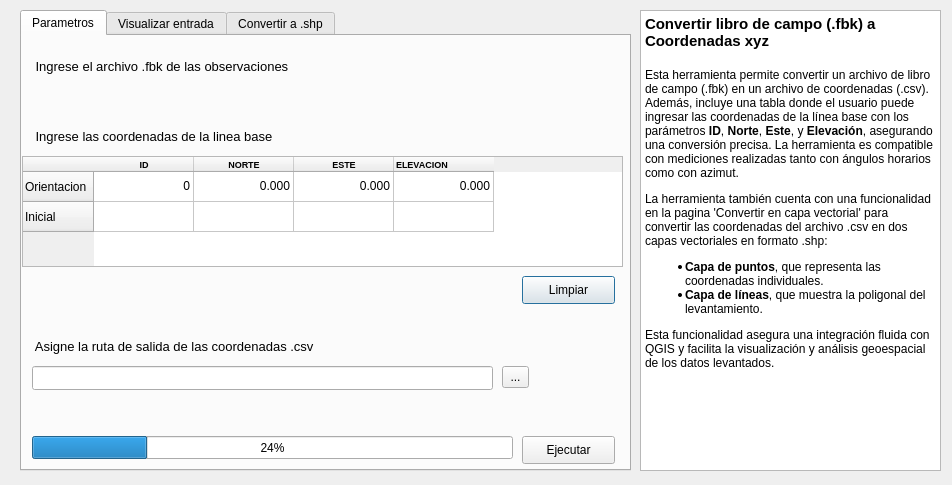
<?xml version="1.0" encoding="UTF-8"?>
<ui version="4.0">
 <class>Dialog</class>
 <widget class="QDialog" name="Dialog">
  <property name="geometry">
   <rect>
    <x>0</x>
    <y>0</y>
    <width>952</width>
    <height>485</height>
   </rect>
  </property>
  <property name="windowTitle">
   <string>Convertir libro de campo (.fbk) a Coordenadas xyz</string>
  </property>
  <widget class="QTabWidget" name="tabWidget">
   <property name="geometry">
    <rect>
     <x>20</x>
     <y>10</y>
     <width>611</width>
     <height>461</height>
    </rect>
   </property>
   <property name="currentIndex">
    <number>0</number>
   </property>
   <widget class="QWidget" name="tab">
    <attribute name="title">
     <string>Parametros</string>
    </attribute>
    <widget class="QLabel" name="label_entrada_fb">
     <property name="geometry">
      <rect>
       <x>10</x>
       <y>20</y>
       <width>481</width>
       <height>21</height>
      </rect>
     </property>
     <property name="font">
      <font>
       <pointsize>10</pointsize>
      </font>
     </property>
     <property name="text">
      <string> Ingrese el archivo .fbk de las observaciones </string>
     </property>
    </widget>
    <widget class="QgsFileWidget" name="mQgsFileWidget_input_fb">
     <property name="geometry">
      <rect>
       <x>10</x>
       <y>50</y>
       <width>571</width>
       <height>24</height>
      </rect>
     </property>
    </widget>
    <widget class="QLabel" name="label_entrada_2_fb">
     <property name="geometry">
      <rect>
       <x>10</x>
       <y>90</y>
       <width>481</width>
       <height>21</height>
      </rect>
     </property>
     <property name="font">
      <font>
       <pointsize>10</pointsize>
      </font>
     </property>
     <property name="text">
      <string> Ingrese las coordenadas de la linea base</string>
     </property>
    </widget>
    <widget class="QTableWidget" name="tableWidget_fb">
     <property name="geometry">
      <rect>
       <x>0</x>
       <y>120</y>
       <width>601</width>
       <height>111</height>
      </rect>
     </property>
     <property name="maximumSize">
      <size>
       <width>16777215</width>
       <height>16777215</height>
      </size>
     </property>
     <row>
      <property name="text">
       <string>Orientacion</string>
      </property>
     </row>
     <row>
      <property name="text">
       <string>Inicial</string>
      </property>
     </row>
     <column>
      <property name="text">
       <string>ID</string>
      </property>
      <property name="font">
       <font>
        <pointsize>7</pointsize>
        <weight>75</weight>
        <bold>true</bold>
       </font>
      </property>
     </column>
     <column>
      <property name="text">
       <string>NORTE</string>
      </property>
      <property name="font">
       <font>
        <pointsize>7</pointsize>
        <weight>75</weight>
        <bold>true</bold>
       </font>
      </property>
     </column>
     <column>
      <property name="text">
       <string>ESTE</string>
      </property>
      <property name="font">
       <font>
        <pointsize>7</pointsize>
        <weight>75</weight>
        <bold>true</bold>
       </font>
      </property>
     </column>
     <column>
      <property name="text">
       <string>ELEVACION</string>
      </property>
      <property name="font">
       <font>
        <pointsize>7</pointsize>
        <weight>75</weight>
        <italic>false</italic>
        <bold>true</bold>
       </font>
      </property>
      <property name="textAlignment">
       <set>AlignLeading|AlignVCenter</set>
      </property>
     </column>
     <item row="0" column="0">
      <property name="text">
       <string>0</string>
      </property>
      <property name="textAlignment">
       <set>AlignTrailing|AlignVCenter</set>
      </property>
     </item>
     <item row="0" column="1">
      <property name="text">
       <string>0.000</string>
      </property>
      <property name="textAlignment">
       <set>AlignTrailing|AlignVCenter</set>
      </property>
     </item>
     <item row="0" column="2">
      <property name="text">
       <string>0.000</string>
      </property>
      <property name="textAlignment">
       <set>AlignTrailing|AlignVCenter</set>
      </property>
     </item>
     <item row="0" column="3">
      <property name="text">
       <string>0.000</string>
      </property>
      <property name="textAlignment">
       <set>AlignTrailing|AlignVCenter</set>
      </property>
     </item>
     <item row="1" column="0">
      <property name="text">
       <string/>
      </property>
      <property name="textAlignment">
       <set>AlignTrailing|AlignVCenter</set>
      </property>
     </item>
     <item row="1" column="1">
      <property name="text">
       <string/>
      </property>
      <property name="textAlignment">
       <set>AlignTrailing|AlignVCenter</set>
      </property>
     </item>
     <item row="1" column="2">
      <property name="text">
       <string/>
      </property>
      <property name="textAlignment">
       <set>AlignTrailing|AlignVCenter</set>
      </property>
     </item>
     <item row="1" column="3">
      <property name="text">
       <string/>
      </property>
      <property name="textAlignment">
       <set>AlignTrailing|AlignVCenter</set>
      </property>
     </item>
    </widget>
    <widget class="QPushButton" name="pushButton_cl_fb">
     <property name="geometry">
      <rect>
       <x>500</x>
       <y>240</y>
       <width>93</width>
       <height>28</height>
      </rect>
     </property>
     <property name="text">
      <string>Limpiar</string>
     </property>
    </widget>
    <widget class="QLineEdit" name="lineEdit_salida_fb">
     <property name="geometry">
      <rect>
       <x>10</x>
       <y>330</y>
       <width>461</width>
       <height>24</height>
      </rect>
     </property>
    </widget>
    <widget class="QToolButton" name="toolButton_salida_fb">
     <property name="geometry">
      <rect>
       <x>480</x>
       <y>330</y>
       <width>27</width>
       <height>22</height>
      </rect>
     </property>
     <property name="text">
      <string>...</string>
     </property>
    </widget>
    <widget class="QLabel" name="label_salida_fb">
     <property name="geometry">
      <rect>
       <x>10</x>
       <y>300</y>
       <width>371</width>
       <height>21</height>
      </rect>
     </property>
     <property name="font">
      <font>
       <pointsize>10</pointsize>
      </font>
     </property>
     <property name="text">
      <string> Asigne la ruta de salida de las coordenadas .csv</string>
     </property>
    </widget>
    <widget class="QPushButton" name="pushButton_ej">
     <property name="geometry">
      <rect>
       <x>500</x>
       <y>400</y>
       <width>93</width>
       <height>28</height>
      </rect>
     </property>
     <property name="text">
      <string>Ejecutar</string>
     </property>
    </widget>
    <widget class="QProgressBar" name="progressBar_fb">
     <property name="geometry">
      <rect>
       <x>10</x>
       <y>400</y>
       <width>481</width>
       <height>23</height>
      </rect>
     </property>
     <property name="value">
      <number>24</number>
     </property>
    </widget>
   </widget>
   <widget class="QWidget" name="tab_2">
    <attribute name="title">
     <string>Visualizar entrada</string>
    </attribute>
    <widget class="QTextEdit" name="textEdit_preview_fb">
     <property name="geometry">
      <rect>
       <x>0</x>
       <y>0</y>
       <width>601</width>
       <height>391</height>
      </rect>
     </property>
    </widget>
    <widget class="QPushButton" name="pushButton_validar_fb">
     <property name="geometry">
      <rect>
       <x>500</x>
       <y>400</y>
       <width>93</width>
       <height>28</height>
      </rect>
     </property>
     <property name="text">
      <string>Validar</string>
     </property>
    </widget>
    <widget class="QProgressBar" name="progressBar_fb_2">
     <property name="geometry">
      <rect>
       <x>10</x>
       <y>400</y>
       <width>481</width>
       <height>23</height>
      </rect>
     </property>
     <property name="value">
      <number>24</number>
     </property>
    </widget>
   </widget>
   <widget class="QWidget" name="tab_3">
    <attribute name="title">
     <string>Convertir a .shp</string>
    </attribute>
    <widget class="QLabel" name="label_entrada_fb_2">
     <property name="geometry">
      <rect>
       <x>10</x>
       <y>20</y>
       <width>481</width>
       <height>21</height>
      </rect>
     </property>
     <property name="font">
      <font>
       <pointsize>10</pointsize>
      </font>
     </property>
     <property name="text">
      <string>Ingrese el archivo de las coordenadas .csv </string>
     </property>
    </widget>
    <widget class="QPushButton" name="pushButton_ej_fb_2">
     <property name="geometry">
      <rect>
       <x>490</x>
       <y>400</y>
       <width>93</width>
       <height>28</height>
      </rect>
     </property>
     <property name="text">
      <string>Ejecutar</string>
     </property>
    </widget>
    <widget class="QgsFileWidget" name="mQgsFileWidget_fb_2">
     <property name="geometry">
      <rect>
       <x>10</x>
       <y>50</y>
       <width>591</width>
       <height>27</height>
      </rect>
     </property>
    </widget>
    <widget class="QToolButton" name="toolButton_salida_fb_2">
     <property name="geometry">
      <rect>
       <x>480</x>
       <y>150</y>
       <width>27</width>
       <height>22</height>
      </rect>
     </property>
     <property name="text">
      <string>...</string>
     </property>
    </widget>
    <widget class="QLineEdit" name="lineEdit_salida_fb_2">
     <property name="geometry">
      <rect>
       <x>10</x>
       <y>150</y>
       <width>461</width>
       <height>24</height>
      </rect>
     </property>
    </widget>
    <widget class="QToolButton" name="toolButton_salida_fb_3">
     <property name="geometry">
      <rect>
       <x>480</x>
       <y>220</y>
       <width>27</width>
       <height>22</height>
      </rect>
     </property>
     <property name="text">
      <string>...</string>
     </property>
    </widget>
    <widget class="QLineEdit" name="lineEdit_salida_fb_3">
     <property name="geometry">
      <rect>
       <x>10</x>
       <y>220</y>
       <width>461</width>
       <height>24</height>
      </rect>
     </property>
    </widget>
    <widget class="QLabel" name="label_entrada_fb_3">
     <property name="geometry">
      <rect>
       <x>10</x>
       <y>100</y>
       <width>481</width>
       <height>21</height>
      </rect>
     </property>
     <property name="font">
      <font>
       <pointsize>10</pointsize>
      </font>
     </property>
     <property name="text">
      <string>Asigne la ruta de las coordenadas en capa vectorial</string>
     </property>
    </widget>
    <widget class="QLabel" name="label_entrada_fb_4">
     <property name="geometry">
      <rect>
       <x>10</x>
       <y>190</y>
       <width>481</width>
       <height>21</height>
      </rect>
     </property>
     <property name="font">
      <font>
       <pointsize>10</pointsize>
      </font>
     </property>
     <property name="text">
      <string>Asigne la ruta de la poligonal en capa vectorial</string>
     </property>
    </widget>
    <widget class="QProgressBar" name="progressBar_fb_3">
     <property name="geometry">
      <rect>
       <x>0</x>
       <y>400</y>
       <width>481</width>
       <height>23</height>
      </rect>
     </property>
     <property name="value">
      <number>24</number>
     </property>
    </widget>
   </widget>
  </widget>
  <widget class="QTextBrowser" name="textBrowser_fb_2">
   <property name="geometry">
    <rect>
     <x>640</x>
     <y>10</y>
     <width>301</width>
     <height>461</height>
    </rect>
   </property>
   <property name="html">
    <string>&lt;!DOCTYPE HTML PUBLIC &quot;-//W3C//DTD HTML 4.0//EN&quot; &quot;http://www.w3.org/TR/REC-html40/strict.dtd&quot;&gt;
&lt;html&gt;&lt;head&gt;&lt;meta name=&quot;qrichtext&quot; content=&quot;1&quot; /&gt;&lt;style type=&quot;text/css&quot;&gt;
p, li { white-space: pre-wrap; }
&lt;/style&gt;&lt;/head&gt;&lt;body style=&quot; font-family:'MS Shell Dlg 2'; font-size:7.8pt; font-weight:400; font-style:normal;&quot;&gt;
&lt;p style=&quot; margin-top:0px; margin-bottom:0px; margin-left:0px; margin-right:0px; -qt-block-indent:0; text-indent:0px;&quot;&gt;&lt;span style=&quot; font-size:11pt; font-weight:600;&quot;&gt;Convertir libro de campo (.fbk) a Coordenadas xyz&lt;/span&gt;&lt;/p&gt;
&lt;p style=&quot;-qt-paragraph-type:empty; margin-top:0px; margin-bottom:0px; margin-left:0px; margin-right:0px; -qt-block-indent:0; text-indent:0px; font-size:11pt; font-weight:600;&quot;&gt;&lt;br /&gt;&lt;/p&gt;
&lt;p style=&quot; margin-top:0px; margin-bottom:0px; margin-left:0px; margin-right:0px; -qt-block-indent:0; text-indent:0px;&quot;&gt;&lt;span style=&quot; font-size:9pt;&quot;&gt;Esta herramienta permite convertir un archivo de libro de campo (.fbk) en un archivo de coordenadas (.csv). Además, incluye una tabla donde el usuario puede ingresar las coordenadas de la línea base con los parámetros &lt;/span&gt;&lt;span style=&quot; font-size:9pt; font-weight:600;&quot;&gt;ID&lt;/span&gt;&lt;span style=&quot; font-size:9pt;&quot;&gt;, &lt;/span&gt;&lt;span style=&quot; font-size:9pt; font-weight:600;&quot;&gt;Norte&lt;/span&gt;&lt;span style=&quot; font-size:9pt;&quot;&gt;, &lt;/span&gt;&lt;span style=&quot; font-size:9pt; font-weight:600;&quot;&gt;Este&lt;/span&gt;&lt;span style=&quot; font-size:9pt;&quot;&gt;, y &lt;/span&gt;&lt;span style=&quot; font-size:9pt; font-weight:600;&quot;&gt;Elevación&lt;/span&gt;&lt;span style=&quot; font-size:9pt;&quot;&gt;, asegurando una conversión precisa. La herramienta es compatible con mediciones realizadas tanto con ángulos horarios como con azimut.&lt;/span&gt;&lt;/p&gt;
&lt;p style=&quot; margin-top:12px; margin-bottom:12px; margin-left:0px; margin-right:0px; -qt-block-indent:0; text-indent:0px;&quot;&gt;&lt;span style=&quot; font-size:9pt;&quot;&gt;La herramienta también cuenta con una funcionalidad en la pagina 'Convertir en capa vectorial' para convertir las coordenadas del archivo .csv en dos capas vectoriales en formato .shp:&lt;/span&gt;&lt;/p&gt;
&lt;ul style=&quot;margin-top: 0px; margin-bottom: 0px; margin-left: 0px; margin-right: 0px; -qt-list-indent: 1;&quot;&gt;&lt;li style=&quot; font-size:9pt;&quot; style=&quot; margin-top:12px; margin-bottom:0px; margin-left:0px; margin-right:0px; -qt-block-indent:0; text-indent:0px;&quot;&gt;&lt;span style=&quot; font-weight:600;&quot;&gt;Capa de puntos&lt;/span&gt;, que representa las coordenadas individuales.&lt;/li&gt;
&lt;li style=&quot; font-size:9pt;&quot; style=&quot; margin-top:0px; margin-bottom:12px; margin-left:0px; margin-right:0px; -qt-block-indent:0; text-indent:0px;&quot;&gt;&lt;span style=&quot; font-weight:600;&quot;&gt;Capa de líneas&lt;/span&gt;, que muestra la poligonal del levantamiento.&lt;/li&gt;&lt;/ul&gt;
&lt;p style=&quot; margin-top:12px; margin-bottom:12px; margin-left:0px; margin-right:0px; -qt-block-indent:0; text-indent:0px;&quot;&gt;&lt;span style=&quot; font-size:9pt;&quot;&gt;Esta funcionalidad asegura una integración fluida con QGIS y facilita la visualización y análisis geoespacial de los datos levantados.&lt;/span&gt;&lt;/p&gt;&lt;/body&gt;&lt;/html&gt;</string>
   </property>
  </widget>
 </widget>
 <customwidgets>
  <customwidget>
   <class>QgsFileWidget</class>
   <extends>QWidget</extends>
   <header>qgsfilewidget.h</header>
  </customwidget>
 </customwidgets>
 <resources/>
 <connections/>
</ui>
